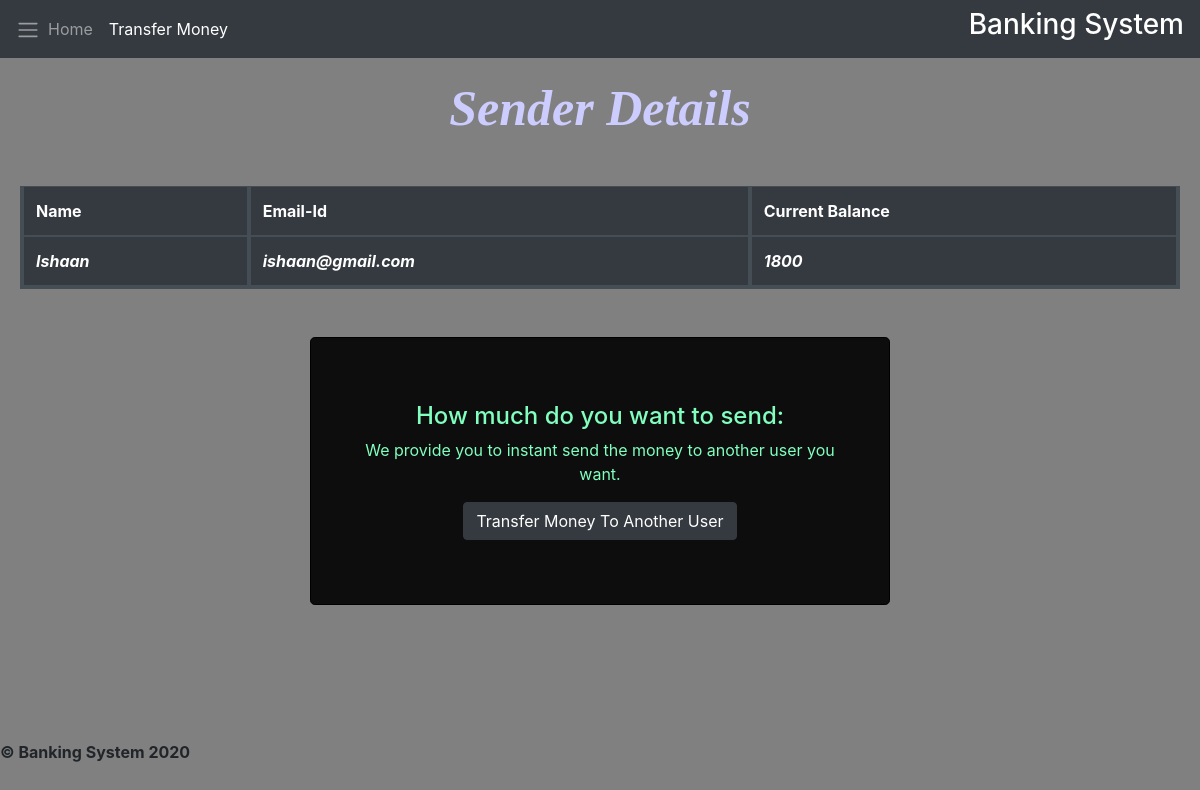
The app's page /user/Ishaan with its own data.
### bankapp/models.py (models this page shows, shortened)
class User(models.Model):
    name = models.CharField(max_length = 40)
    email = models.EmailField(max_length = 40)
    current_credit = models.IntegerField()

### bankapp/views.py (the view)
# urls.py: path('user/<str:name>', views.user, name='user'),
def user(request, name):
    users = User.objects.all()
    user = User.objects.filter(name = name).first()
    context = {
        'user':user,
        'users':users
    }
    return render(request, 'user.html', context)

### templates/user.html (shortened to what this page needs)
{% extends 'base.html' %}
{% load static %}
{% block transferactive %}active{% endblock transferactive %}
{% block body %}
<div class="bb" height: 100%">
    <div class="card-body">
        <h2> Sender Details</h2>
          <table class="table table-hover table-dark  my-5 mb-5 pb-5">
              <thead class="thead-dark">
                  <tr >
                      <th  scope="col">Name</th>
                      <th scope="col">Email-Id</th>
                      <th scope="col">Current Balance</th>
                  </tr>
              </thead>
              <tbody>
                  <tr>
                      <td style=font-weight:bold;font-style:italic>{{user.name}}</td>
                        <td style=font-weight:bold;font-style:italic>{{user.email}}</td>
                      <td style=font-weight:bold;font-style:italic>{{user.current_credit}}</td>
                  </tr>
              </tbody>
          </table>
        <div class="jumbotron text-center" style= "background-color:#0d0d0d;
        width: 50%;border: 0.08em solid black;margin: 10px auto;
  display: flex;">
    <div class="container">
          <h4 class= "head" style="color:#80ffbf">How much do you want to send:</h4>
          <p style="color:#80ffbf"> We provide you to instant send the money to another user you want.</p>
            <button class="btn btn-dark " type="button" data-toggle="collapse" data-target="#details"
                aria-expanded="false" aria-controls="collapseExample" title="Transfer money now!">
                Transfer Money To Another User
            </button>
        </div>
    </div>
</div>
</div>
{% endblock body %}

### templates/base.html (style rules this page uses)
body { background-color: grey; }

### templates/user.html (style rules this page uses)
body { background-image: url('https://www.niit.com/india/sites/default/files/2019-04/190043%20Image%20web%20821x790%20pix-18.jpg'); background-repeat: no-repeat; background-size: 100%; }
h2 { text-align: center; font-weight:bold; color:#ccccff; font-family: "Times New Roman", Times, serif; font-size:50px; font-style:italic }
th,td { border: 4px solid black; pading: 10px; }

### records on screen
User: name "Ishaan", email "ishaan@gmail.com", current_credit "1800"
